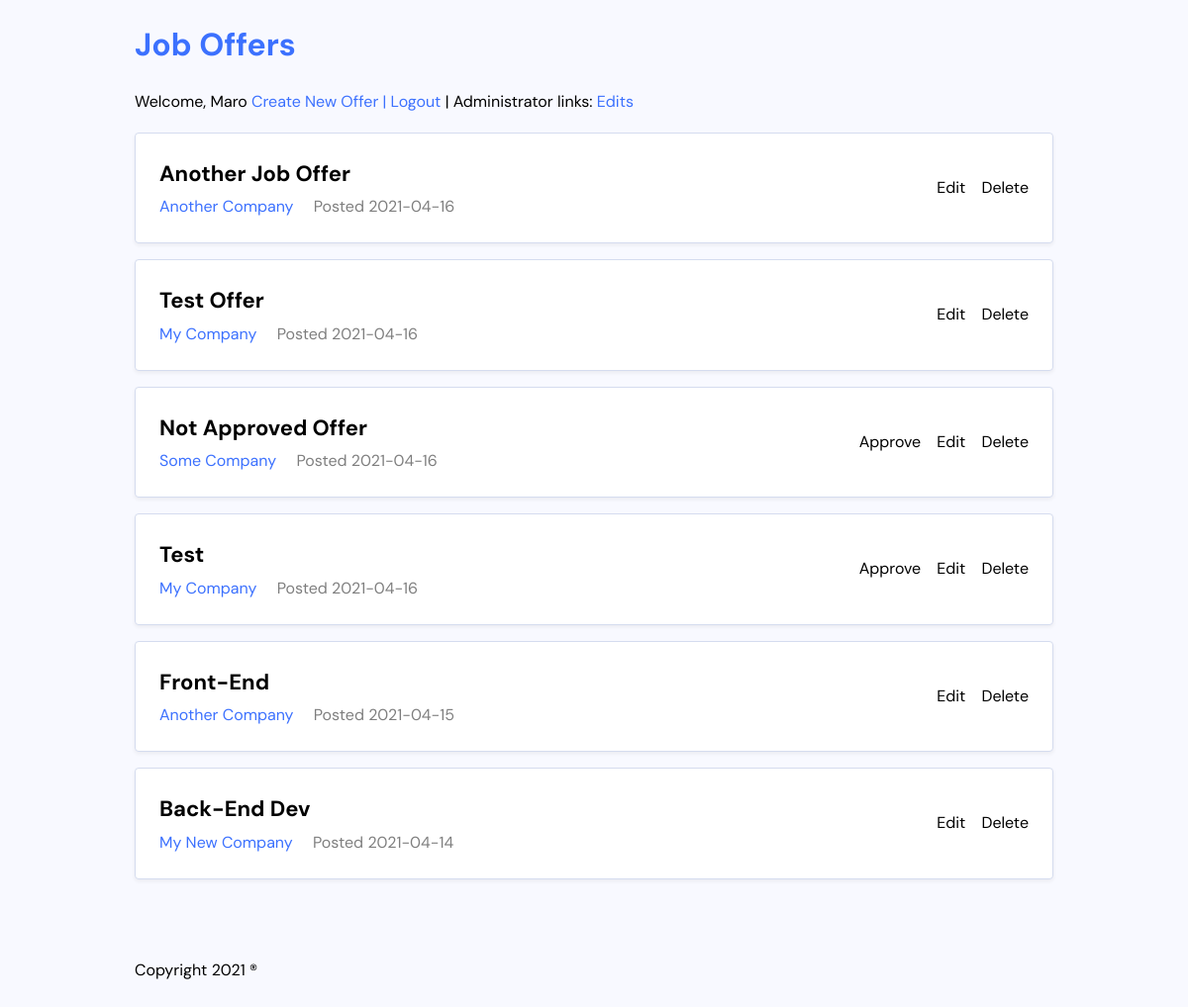
Screenshot of /admin.php (signed in) with the database file from the repository.
### tables this page shows
CREATE TABLE `job_offers` (
  `id` int(11) NOT NULL,
  `title` varchar(200) NOT NULL,
  `description` mediumtext NOT NULL,
  `company` varchar(200) NOT NULL,
  `salary` int(11) NOT NULL,
  `posted_on` date DEFAULT curdate(),
  `approved` varchar(50) NOT NULL DEFAULT 'false'
);

### admin.php (called while the page is built, shortened)
<?php
require_once 'secure_common.php';
$itemRepo = new \Repositories\Items\ItemRepository($db);
$items = $itemRepo->getAll();
require_once 'views/admins/admin.php';

### common.php (called while the page is built, shortened)
<?php
spl_autoload_register(function ($className) {
    $className = str_replace("\\", DIRECTORY_SEPARATOR, $className);
});

### Repositories/Items/ItemRepository.php (called while the page is built, shortened)
<?php
class ItemRepository implements ItemRepositoryInterface
{
    private DatabaseInterface $db;
    public function __construct(DatabaseInterface $db)
    {
        $this->db = $db;
    }
    public function getAll(): \Generator
    {
        return $this->db->query("SELECT * FROM job_offers ORDER BY posted_on DESC ")->execute()->fetch();
    }
}

### Database/PDODatabase.php (called while the page is built, shortened)
<?php
class PDODatabase implements DatabaseInterface
{
    private $pdo;
    public function __construct(\PDO $pdo)
    {
        $this->pdo = $pdo;
    }
    public function query(string $query): DatabaseStatementInterface
    {
        return new DatabaseStatement($this->pdo->prepare($query));
    }
}

### Database/DatabaseStatement.php (called while the page is built, shortened)
<?php
class DatabaseStatement implements DatabaseStatementInterface
{
    private $pdoStatement;
    public function __construct(\PDOStatement $pdoStatement)
    {
        $this->pdoStatement = $pdoStatement;
    }
    public function execute(array $params = []): DatabaseStatementInterface
    {
        $this->pdoStatement->execute($params);
        return $this;
    }
}

### views/admins/admin.php (the view, shortened to what this page needs)
<?php include_once "views/templates/header.php"; ?>
    <ul class="jobs-listing">
<?php foreach($items as $item): ?>
        <li class="job-card">
            <div class="job-primary">
                <h2 class="job-title"><a href="details.php?id=<?php echo $item['id']?>"><?php echo $item['title']?></a></h2>
                <div class="job-meta">
                    <a class="meta-company" href="details.php?id=<?php echo $item['id']?>"><?php echo $item['company']?></a>
                    <span class="meta-date">Posted <?php echo $item['posted_on']?></span>
                </div>
            </div>
            <div class="job-edit">
                <?php if ($item['approved'] === 'false'): ?>
                <a href="approve.php?id=<?php echo $item['id'] ?>">Approve</a>
                <?php endif; ?>
                <a href="edit.php?id=<?php echo $item['id']?>">Edit</a>
                <a onClick="return confirm('Please confirm deletion')" href='delete.php?id=<?php echo $item['id']?>'>Delete</a>
            </div>
        </li>
<?php endforeach; ?>
<?php include_once "views/templates/footer.php"; ?>

### css/master.css (style rules this page uses)
html { line-height: 1.15; -webkit-text-size-adjust: 100%; }
body { margin: 0; }
a { background-color: transparent; }
html { -webkit-box-sizing: border-box; -moz-box-sizing: border-box; box-sizing: border-box; }
*, *:before, *:after { -webkit-box-sizing: inherit; -moz-box-sizing: inherit; box-sizing: inherit; }
:root { --color-base: #f8f9ff; --color-primary: #3c71fe; --color-separator: #d5dcef; --font-sans: "DM Sans", sans-serif; }
body { background: var(--color-base); font-family: var(--font-sans); line-height: 1.5; }
a { color: var(--color-primary); text-decoration: none; }
.jobs-listing { margin: 0; padding: 0; }
.jobs-listing li { margin-bottom: 1em; }
.job-card { margin: 0; padding: 1.5em; list-style: none; background: white; border: 1px solid var(--color-separator); border-radius: 0.25em; box-shadow: 0px 2px 4px rgba(0, 0, 0, 0.06); display: flex; }
.job-card .job-primary { flex: 1 1 auto; }
.job-card .job-title { margin: 0; font-size: 1.375em; margin-bottom: 0.25em; }
.job-card .job-title a { color: black; }
.job-card .meta-date { opacity: 0.5; margin-left: 1em; }
.job-card .job-edit { display: flex; align-items: center; }
.job-card .job-edit a { color: black; display: inline-block; }
.job-card .job-edit a + a { margin-left: 1em; }

### rows the page displays
job_offers: title "Another Job Offer", company "Another Company", posted_on "2021-04-16"
job_offers: title "Test Offer", company "My Company", posted_on "2021-04-16"
job_offers: title "Not Approved Offer", company "Some Company", posted_on "2021-04-16"
job_offers: title "Test", company "My Company", posted_on "2021-04-16"
job_offers: title "Front-End", company "Another Company", posted_on "2021-04-15"
job_offers: title "Back-End Dev", company "My New Company", posted_on "2021-04-14"

### other values shown
$usergreet "Maro"
